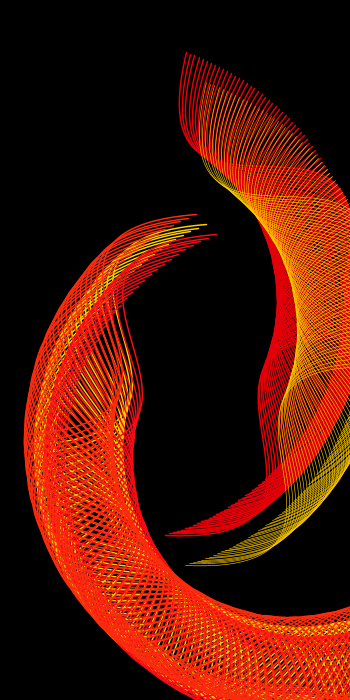
Frame 1 (no input)
Frame 60 (the mouse pressed at the canvas centre just before this capture): identical to frame 1, image omitted
Frame 120 (the mouse held since frame 60 and released just before this capture): identical to frame 1, image omitted

The Processing sketch that drew this single still picture (run headless with seeded random() and noise(); from frame 60 on, the mouse is pressed at the canvas centre):

// Processing sketch: processing_25545
// ── processing_25545.pde

void setup(){
  size(350,700);
  smooth();

    
}
 
 
  void draw(){
  background(0);

 
   

  
    
     stroke(255, 204, 0);
  for(float i = 5; i < 85; i ++){
    pushMatrix();
    strokeWeight(0.5); 
    noFill();
    translate(300, 450);
    scale(3,3);
     rotate(radians(i*2));
  bezier(85, 20, 10, 10, 90, 90, 15, 80);
    popMatrix();

     

  }
  
   stroke(#F50C14);
  for(float i = 5; i < 85; i ++){
    pushMatrix();
    strokeWeight(0.5); 
    noFill();
    translate(310, 460);
    scale(3,3);
     rotate(radians(i*2));
  bezier(85, 20, 10, 10, 90, 90, 15, 80);
    popMatrix();

     

  }   
    
     stroke(#FA2C0D);
  for(float i = 5; i < 85; i ++){
    pushMatrix();
    strokeWeight(0.5); 
    noFill();
    translate(290, 440);
    scale(3,3);
     rotate(radians(i*2));
  bezier(85, 20, 10, 10, 90, 90, 15, 80);
    popMatrix();

     

  }
  
    
     stroke(#E30008);
  for(float i = 5; i < 85; i ++){
    pushMatrix();
    strokeWeight(0.5); 
    noFill();
    translate(100, 300);
    scale(3,3);
     rotate(radians(i*-1));
  bezier(85, 20, 10, 10, 90, 90, 15, 80);
    popMatrix();

     

  }
  
     stroke(255, 204, 0);
  for(float i = 5; i < 85; i ++){
    pushMatrix();
    strokeWeight(0.2); 
    noFill();
    translate(120, 330);
    scale(3,3);
     rotate(radians(i*-1));
  bezier(85, 20, 10, 10, 90, 90, 15, 80);
    popMatrix();

     

  }

  }
